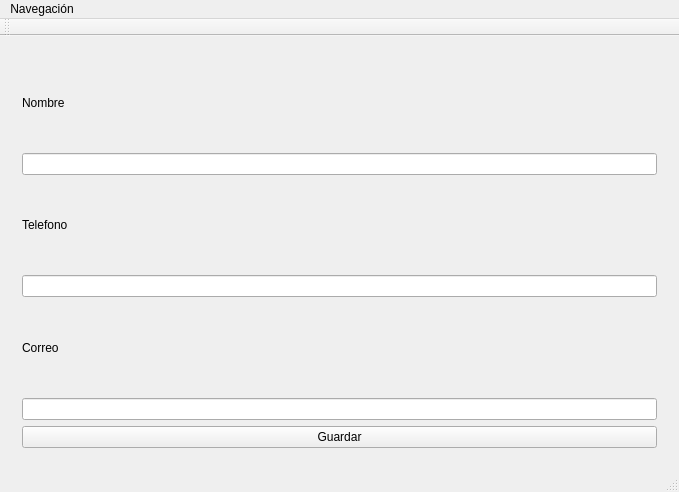
<?xml version="1.0" encoding="UTF-8"?>
<ui version="4.0">
 <class>Lab7Class</class>
 <widget class="QMainWindow" name="Lab7Class">
  <property name="geometry">
   <rect>
    <x>0</x>
    <y>0</y>
    <width>679</width>
    <height>492</height>
   </rect>
  </property>
  <property name="windowTitle">
   <string>Lab7</string>
  </property>
  <widget class="QWidget" name="centralWidget">
   <layout class="QVBoxLayout" name="verticalLayout">
    <item>
     <widget class="QStackedWidget" name="stackedWidget">
      <property name="currentIndex">
       <number>0</number>
      </property>
      <widget class="QWidget" name="pageRegistrar">
       <layout class="QVBoxLayout" name="layoutRegistrar">
             <item>
              <widget class="QLabel" name="lblNombre">
               <property name="text">
                <string>Nombre</string>
               </property>
              </widget>
             </item>
             <item>
              <widget class="QLineEdit" name="txtNombre"/>
             </item>
             <item>
              <widget class="QLabel" name="lblTelefono">
               <property name="text">
                <string>Telefono</string>
               </property>
              </widget>
             </item>
             <item>
              <widget class="QLineEdit" name="txtTelefono"/>
             </item>
             <item>
              <widget class="QLabel" name="lblCorreo">
               <property name="text">
                <string>Correo</string>
               </property>
              </widget>
             </item>
             <item>
              <widget class="QLineEdit" name="txtCorreo"/>
             </item>
             <item>
              <widget class="QPushButton" name="btnGuardar">
               <property name="text">
                <string>Guardar</string>
               </property>
              </widget>
             </item>
       </layout>
      </widget>
      <widget class="QWidget" name="pageTabla">
       <layout class="QVBoxLayout" name="layoutTabla">
        <item><widget class="QLabel" name="lblTituloTabla"><property name="text"><string>Historial de contactos</string></property></widget></item>
        <item>
         <widget class="QTableWidget" name="tblContactos">
          <property name="editTriggers"><set>QAbstractItemView::NoEditTriggers</set></property>
          <property name="selectionMode"><enum>QAbstractItemView::SingleSelection</enum></property>
          <property name="selectionBehavior"><enum>QAbstractItemView::SelectRows</enum></property>
          <property name="sortingEnabled"><bool>false</bool></property>
          <column><property name="text"><string>Nombre</string></property></column>
          <column><property name="text"><string>Teléfono</string></property></column>
          <column><property name="text"><string>Correo</string></property></column>
         </widget>
        </item>
        <item><widget class="QLabel" name="lblIndicacion"><property name="text"><string/></property></widget></item>
        <item>
         <widget class="QGroupBox" name="groupEdicion">
          <property name="title"><string>Datos del contacto seleccionado</string></property>
          <layout class="QFormLayout" name="layoutEdicion">
           <item row="0" column="0"><widget class="QLabel" name="lblEditNombre"><property name="text"><string>Nombre</string></property></widget></item>
           <item row="0" column="1"><widget class="QLineEdit" name="txtEditNombre"/></item>
           <item row="1" column="0"><widget class="QLabel" name="lblEditTelefono"><property name="text"><string>Teléfono</string></property></widget></item>
           <item row="1" column="1"><widget class="QLineEdit" name="txtEditTelefono"/></item>
           <item row="2" column="0"><widget class="QLabel" name="lblEditCorreo"><property name="text"><string>Correo</string></property></widget></item>
           <item row="2" column="1"><widget class="QLineEdit" name="txtEditCorreo"/></item>
          </layout>
         </widget>
        </item>
        <item><widget class="QPushButton" name="btnActualizar"><property name="text"><string>Guardar cambios</string></property></widget></item>
        <item><widget class="QPushButton" name="btnEliminar"><property name="text"><string>Eliminar seleccionado</string></property></widget></item>
       </layout>
      </widget>
     </widget>
    </item>
   </layout>
  </widget>
  <widget class="QMenuBar" name="menuBar">
   <property name="geometry">
    <rect>
     <x>0</x>
     <y>0</y>
     <width>679</width>
     <height>21</height>
    </rect>
   </property>
   <widget class="QMenu" name="menuNavegacion">
    <property name="title">
     <string>Navegación</string>
    </property>
    <addaction name="actionRegistrar"/>
    <addaction name="actionHistorial"/>
    <addaction name="actionEditar"/>
    <addaction name="actionEliminar"/>
   </widget>
   <addaction name="menuNavegacion"/>
  </widget>
  <widget class="QToolBar" name="mainToolBar">
   <attribute name="toolBarArea">
    <enum>TopToolBarArea</enum>
   </attribute>
   <attribute name="toolBarBreak">
    <bool>false</bool>
   </attribute>
  </widget>
  <widget class="QStatusBar" name="statusBar"/>
  <action name="actionRegistrar">
   <property name="text">
    <string>Registrar</string>
   </property>
  </action>
  <action name="actionHistorial">
   <property name="text">
    <string>Historial</string>
   </property>
  </action>
  <action name="actionEditar">
   <property name="text">
    <string>Editar</string>
   </property>
  </action>
  <action name="actionEliminar">
   <property name="text">
    <string>Eliminar</string>
   </property>
  </action>
 </widget>
 <layoutdefault spacing="6" margin="11"/>
 <resources>
  <include location="Lab7.qrc"/>
 </resources>
 <connections/>
</ui>
